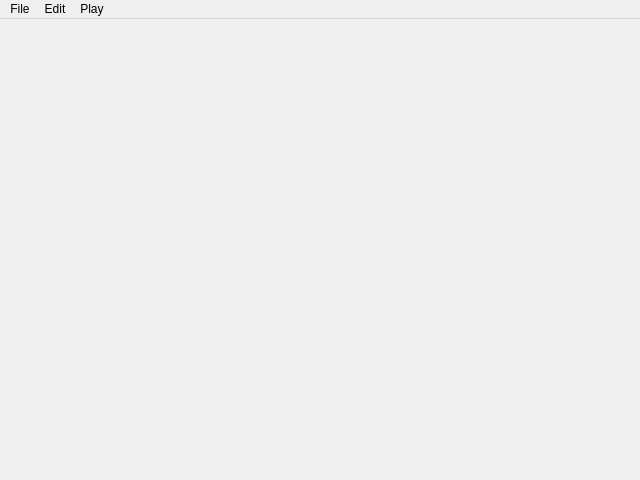
<?xml version="1.0" encoding="UTF-8"?>
<ui version="4.0">
 <class>MainWindow</class>
 <widget class="QMainWindow" name="MainWindow">
  <property name="geometry">
   <rect>
    <x>0</x>
    <y>0</y>
    <width>640</width>
    <height>480</height>
   </rect>
  </property>
  <property name="minimumSize">
   <size>
    <width>640</width>
    <height>480</height>
   </size>
  </property>
  <property name="windowTitle">
   <string>MainWindow</string>
  </property>
  <widget class="QWidget" name="centralWidget"/>
  <widget class="QMenuBar" name="menuBar">
   <property name="geometry">
    <rect>
     <x>0</x>
     <y>0</y>
     <width>640</width>
     <height>21</height>
    </rect>
   </property>
   <widget class="QMenu" name="menuFile">
    <property name="title">
     <string>File</string>
    </property>
    <widget class="QMenu" name="menuImport">
     <property name="title">
      <string>Import</string>
     </property>
     <addaction name="actionMIDI"/>
    </widget>
    <widget class="QMenu" name="menuExport_as">
     <property name="title">
      <string>Export as...</string>
     </property>
     <addaction name="actionMIDI_2"/>
    </widget>
    <widget class="QMenu" name="menuRecent_files">
     <property name="title">
      <string>Recent files</string>
     </property>
    </widget>
    <addaction name="actionNew"/>
    <addaction name="actionOpen"/>
    <addaction name="menuRecent_files"/>
    <addaction name="separator"/>
    <addaction name="actionSave"/>
    <addaction name="actionSave_as"/>
    <addaction name="separator"/>
    <addaction name="menuImport"/>
    <addaction name="menuExport_as"/>
    <addaction name="separator"/>
    <addaction name="actionQuit"/>
   </widget>
   <widget class="QMenu" name="menuPlay">
    <property name="title">
     <string>Play</string>
    </property>
    <addaction name="actionPlay"/>
    <addaction name="actionStop"/>
    <addaction name="actionBack"/>
    <addaction name="actionRepeat"/>
   </widget>
   <widget class="QMenu" name="menuEdit">
    <property name="title">
     <string>Edit</string>
    </property>
    <addaction name="actionUndo"/>
    <addaction name="actionRedo"/>
    <addaction name="separator"/>
    <addaction name="actionDelete"/>
    <addaction name="separator"/>
    <addaction name="actionEdit_Mode"/>
    <addaction name="actionGrid_Snap"/>
   </widget>
   <addaction name="menuFile"/>
   <addaction name="menuEdit"/>
   <addaction name="menuPlay"/>
  </widget>
  <action name="actionNew">
   <property name="icon">
    <iconset resource="../res/qtau.qrc">
     <normaloff>:/images/b_blank.png</normaloff>:/images/b_blank.png</iconset>
   </property>
   <property name="text">
    <string>New</string>
   </property>
   <property name="shortcut">
    <string>Ctrl+N</string>
   </property>
  </action>
  <action name="actionOpen">
   <property name="icon">
    <iconset resource="../res/qtau.qrc">
     <normaloff>:/images/b_folder.png</normaloff>:/images/b_folder.png</iconset>
   </property>
   <property name="text">
    <string>Open</string>
   </property>
   <property name="shortcut">
    <string>Ctrl+O</string>
   </property>
  </action>
  <action name="actionSave">
   <property name="icon">
    <iconset resource="../res/qtau.qrc">
     <normaloff>:/images/b_save.png</normaloff>:/images/b_save.png</iconset>
   </property>
   <property name="text">
    <string>Save</string>
   </property>
   <property name="shortcut">
    <string>Ctrl+S</string>
   </property>
  </action>
  <action name="actionQuit">
   <property name="icon">
    <iconset resource="../res/qtau.qrc">
     <normaloff>:/images/b_power.png</normaloff>:/images/b_power.png</iconset>
   </property>
   <property name="text">
    <string>Quit</string>
   </property>
   <property name="shortcut">
    <string>Ctrl+Q</string>
   </property>
  </action>
  <action name="actionPlay">
   <property name="icon">
    <iconset resource="../res/qtau.qrc">
     <normaloff>:/images/b_play.png</normaloff>:/images/b_play.png</iconset>
   </property>
   <property name="text">
    <string>Play</string>
   </property>
   <property name="shortcut">
    <string>Space</string>
   </property>
  </action>
  <action name="actionStop">
   <property name="icon">
    <iconset resource="../res/qtau.qrc">
     <normaloff>:/images/b_stop.png</normaloff>:/images/b_stop.png</iconset>
   </property>
   <property name="text">
    <string>Stop</string>
   </property>
   <property name="shortcut">
    <string>Ctrl+Space</string>
   </property>
  </action>
  <action name="actionSave_as">
   <property name="icon">
    <iconset resource="../res/qtau.qrc">
     <normaloff>:/images/b_save.png</normaloff>:/images/b_save.png</iconset>
   </property>
   <property name="text">
    <string>Save as...</string>
   </property>
   <property name="shortcut">
    <string>Ctrl+Shift+S</string>
   </property>
  </action>
  <action name="actionUndo">
   <property name="icon">
    <iconset resource="../res/qtau.qrc">
     <normaloff>:/images/b_undo.png</normaloff>:/images/b_undo.png</iconset>
   </property>
   <property name="text">
    <string>Undo</string>
   </property>
   <property name="shortcut">
    <string>Ctrl+Z</string>
   </property>
  </action>
  <action name="actionRedo">
   <property name="icon">
    <iconset resource="../res/qtau.qrc">
     <normaloff>:/images/b_redo.png</normaloff>:/images/b_redo.png</iconset>
   </property>
   <property name="text">
    <string>Redo</string>
   </property>
   <property name="shortcut">
    <string>Ctrl+Y</string>
   </property>
  </action>
  <action name="actionDelete">
   <property name="icon">
    <iconset resource="../res/qtau.qrc">
     <normaloff>:/images/b_cross.png</normaloff>:/images/b_cross.png</iconset>
   </property>
   <property name="text">
    <string>Delete</string>
   </property>
   <property name="shortcut">
    <string>Del</string>
   </property>
  </action>
  <action name="actionBack">
   <property name="icon">
    <iconset resource="../res/qtau.qrc">
     <normaloff>:/images/b_play_prev.png</normaloff>:/images/b_play_prev.png</iconset>
   </property>
   <property name="text">
    <string>Back</string>
   </property>
   <property name="shortcut">
    <string>Backspace</string>
   </property>
  </action>
  <action name="actionRepeat">
   <property name="icon">
    <iconset resource="../res/qtau.qrc">
     <normaloff>:/images/b_repeat.png</normaloff>:/images/b_repeat.png</iconset>
   </property>
   <property name="text">
    <string>Repeat</string>
   </property>
   <property name="shortcut">
    <string>Shift+Space</string>
   </property>
  </action>
  <action name="actionGrid_Snap">
   <property name="checkable">
    <bool>true</bool>
   </property>
   <property name="checked">
    <bool>true</bool>
   </property>
   <property name="icon">
    <iconset resource="../res/qtau.qrc">
     <normaloff>:/images/b_ruler.png</normaloff>:/images/b_ruler.png</iconset>
   </property>
   <property name="text">
    <string>Grid Snap</string>
   </property>
   <property name="shortcut">
    <string>Ctrl+G</string>
   </property>
  </action>
  <action name="actionEdit_Mode">
   <property name="checkable">
    <bool>true</bool>
   </property>
   <property name="icon">
    <iconset resource="../res/qtau.qrc">
     <normaloff>:/images/b_pencil.png</normaloff>:/images/b_pencil.png</iconset>
   </property>
   <property name="text">
    <string>Edit Mode</string>
   </property>
   <property name="shortcut">
    <string>Ctrl+E</string>
   </property>
  </action>
  <action name="actionMIDI">
   <property name="text">
    <string>MIDI</string>
   </property>
  </action>
  <action name="actionMIDI_2">
   <property name="text">
    <string>MIDI</string>
   </property>
  </action>
 </widget>
 <layoutdefault spacing="6" margin="11"/>
 <resources>
  <include location="../res/qtau.qrc"/>
 </resources>
 <connections/>
</ui>
